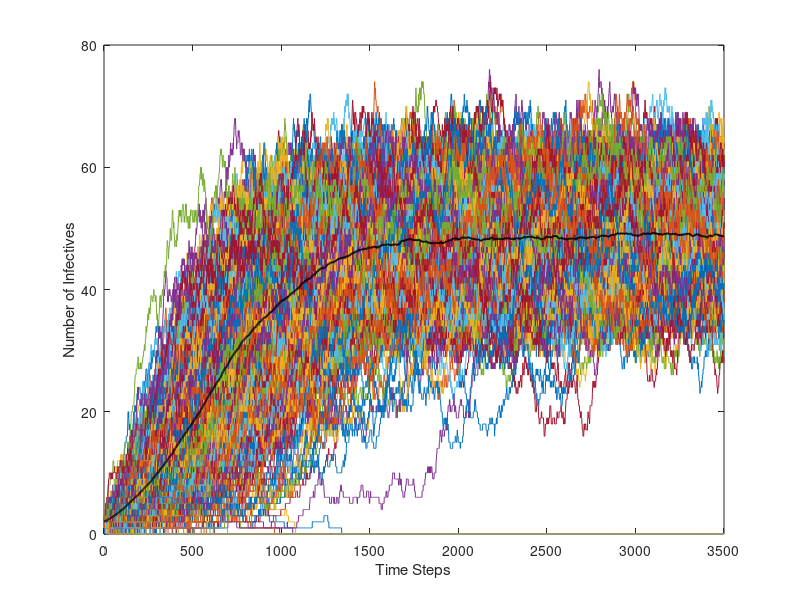

This chart was generated by the following MATLAB code: (Note: this script raises an error after producing the figure.)
close all; clear all; clc

%% 1. Set given parameter
N = 100;                % Population
dt = 0.01;              % Delta t, Time Step
beta = 1;               % Transmission Rate
b = 0.25;               % Birth Rate
gamma = 0.25;           % Recover Rate
I0 = 2;                 % Initial Infectious Inidvidual

%% Set other parameter
total_time = 35;        % To 35 for each run
number_simul = 500;     % The number of simulations
infuctive_unit = 1;     % Only one person trans for each time

%% Define transition probility
p1 = @(i) beta/N*i*(N-i)*dt;          % j = i+1 One plus
p1_ = @(i) (b+gamma)*i*dt;            % j = i-1 One minus
p0 = @(i) 1 - p1(i) - p1_(i);         % j = i Unchanged

%% Make transition matrix
T(1,1) = 1;
for i = 1 : N
    T(i,i+1) = p1_(i);
    T(i+1,i+1) = p0(i);
    T(i+2,i+1) = p1(i);
end
T(N+2,:) = [];

%% Simulation
n = total_time/dt;
data_coll = zeros(n, number_simul);
data_coll(1,:) = I0;

for i = 1 : number_simul
    for j = 2 : n
        if data_coll(j-1,i) == 0            % Infectious individual is zero
            continue                        % Won't change
        elseif data_coll(j-1,i) == N        % Infectious individual is all
            a1 = T(N+1,N+1);                % Only one minus or unchange
            a2 = 1;
        else
            m = data_coll(j-1,i)+1;         % Find next level
            a1 = T(m,m);                    % Less than a1, unchange
            a2 = T(m-1,m)+T(m,m);           % Larger than a2, plus one
        end

        c = rand;           % Pick a random number between (0,1)
        if c < a1           % Less than a1, unnchange
            data_coll(j,i) = data_coll(j-1,i);
        elseif c > a2       % Larger than a2, I plus one
            data_coll(j,i) = data_coll(j-1,i)+1;
        else                % Between a1 and a2, I minus one
            data_coll(j,i) = data_coll(j-1,i) - 1;
        end
    end
end

figure
plot(data_coll)
hold on

final_I = data_coll(n,:);
indx = find(final_I==0);
final_I(indx) = [];

data_coll(:, indx) = [];

average_rel = mean(data_coll,2);
plot(average_rel, 'k', 'LineWidth', 1.5)
xlabel('Time Steps')
ylabel('Number of Infectives')
hold off

figure
histogram(final_I)

figure
en=50; % plot every enth time interval
p=zeros(n+1,N+1);
p(1,3)=1; % Two individuals initially infected.
for t=1:n
    y=T*p(t,:)';
    p(t+1,:)=y';
end
pm(1,:)=p(1,:);
for t=1:n/en
    pm(t+1,:)=p(en*t,:);
end
ti=linspace(0,n,n/en+1);
st=linspace(0,N,N+1);
mesh(st,ti,pm);
xlabel('Number of Infectives');
ylabel('Time Steps');
zlabel('Probability');
view(140,30);
axis([0,N,0,n,0,1]);

%% 2. Set given parameter
N = 100;                % Population
dt = 0.01;              % Delta t, Time Step
beta = 0.25;            % Transmission Rate
b = 0.25;               % Birth Rate
gamma = 0.25;           % Recover Rate
I0 = 20;                % Initial Infectious Inidvidual

%% Set other parameter
total_time = 50;        % To 50 for each run
number_simul = 500;     % The number of simulations
infuctive_unit = 1;     % Only one person trans for each time

%% Define transition probility
p1 = @(i) beta/N*i*(N-i)*dt;          % j = i+1 One plus
p1_ = @(i) (b+gamma)*i*dt;            % j = i-1 One minus
p0 = @(i) 1 - p1(i) - p1_(i);         % j = i Unchanged

%% Make transition matrix
T(1,1) = 1;
for i = 1 : N
    T(i,i+1) = p1_(i);
    T(i+1,i+1) = p0(i);
    T(i+2,i+1) = p1(i);
end
T(N+2,:) = [];

%% Simulation
n = total_time/dt;
data_coll = zeros(n, number_simul);
data_coll(1,:) = I0;

for i = 1 : number_simul
    for j = 2 : n
        if data_coll(j-1,i) == 0            % Infectious individual is zero
            continue                        % Won't change
        elseif data_coll(j-1,i) == N        % Infectious individual is all
            a1 = T(N+1,N+1);                % Only one minus or unchange
            a2 = 1;
        else
            m = data_coll(j-1,i)+1;         % Find next level
            a1 = T(m,m);                    % Less than a1, unchange
            a2 = T(m-1,m)+T(m,m);           % Larger than a2, plus one
        end

        c = rand;           % Pick a random number between (0,1)
        if c < a1           % Less than a1, unnchange
            data_coll(j,i) = data_coll(j-1,i);
        elseif c > a2       % Larger than a2, I plus one
            data_coll(j,i) = data_coll(j-1,i)+1;
        else                % Between a1 and a2, I minus one
            data_coll(j,i) = data_coll(j-1,i) - 1;
        end
    end
end

figure
plot(data_coll)
hold on

average_rel = mean(data_coll,2);
plot(average_rel, 'k', 'LineWidth', 1.5)